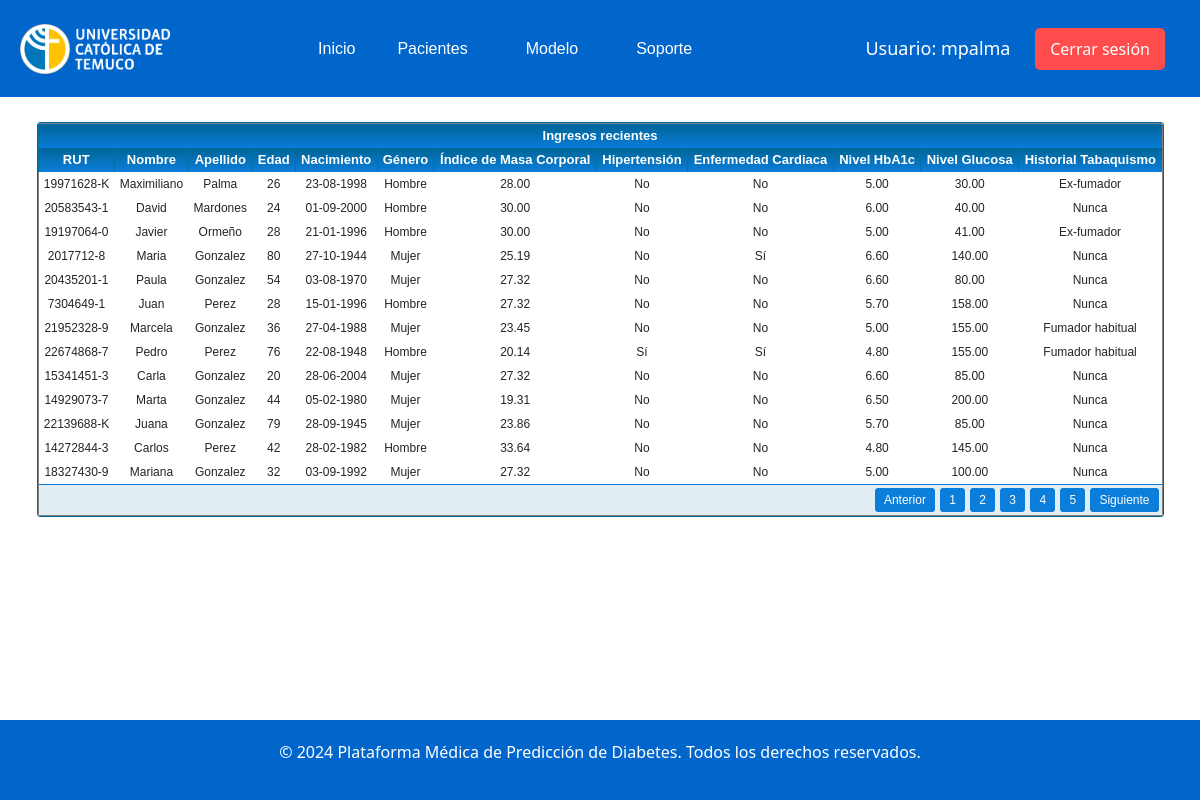
Page /index/ (signed in) on the committed database.
### appmodel/models.py (models this page shows, shortened)
class Paciente(models.Model):
    rut = models.CharField(max_length=12)
    nombre = models.CharField(max_length=100)
    apellido = models.CharField(max_length=100)
    edad = models.IntegerField()
    nacimiento = models.DateField()
    genero = models.IntegerField(choices=[(0, 'Mujer'), (1, 'Hombre'),  (2, 'Otro')])
    bmi = models.DecimalField(max_digits=5, decimal_places=2)
    hipertension = models.BooleanField()
    enfermedad_cardiaca = models.BooleanField()
    nivel_hba1c = models.DecimalField(max_digits=4, decimal_places=2)
    nivel_glucosa = models.DecimalField(max_digits=5, decimal_places=2)
    historial_tabaquismo = models.IntegerField(choices=[
        (0, 'Nunca'), (1, 'Ex-fumador'), (2, 'Fumador ocasional'), (3, 'Fumador habitual')
    ])

### appmodel/views.py (the view)
# urls.py: path('index/', login_required(views.index), name = 'index'),
@login_required
def index(request):
    pacientes = Paciente.objects.all()
    return render(request, 'index.html', {'pacientes': pacientes})

### appmodel/templates/index.html (shortened to what this page needs)
{% extends 'base.html' %}
{% block content %}
<head>
</head>
<div class="datagrid-container">
    <div class="datagrid">
        <table border="1">
            <thead>
                <tr>
                    <th colspan="12">Ingresos recientes</th>
                </tr>
                <tr>
                    <th>RUT</th>
                    <th>Nombre</th>
                    <th>Apellido</th>
                    <th>Edad</th>
                    <th>Nacimiento</th>
                    <th>Género</th>
                    <th>Índice de Masa Corporal</th>
                    <th>Hipertensión</th>
                    <th>Enfermedad Cardiaca</th>
                    <th>Nivel HbA1c</th>
                    <th>Nivel Glucosa</th>
                    <th>Historial Tabaquismo</th>
                </tr>
            </thead>
            <tbody>
                {% for paciente in pacientes %}
                <tr>
                    <td>{{ paciente.rut }}</td>
                    <td>{{ paciente.nombre }}</td>
                    <td>{{ paciente.apellido }}</td>
                    <td>{{ paciente.edad }}</td>
                    <td>{{ paciente.nacimiento|date:"d-m-Y" }}</td>
                    <td>
                        {% if paciente.genero == 1 %}
                            Hombre
                        {% elif paciente.genero == 0 %}
                            Mujer
                        {% else %}
                            Otro
                        {% endif %}
                    </td>
                    <td>{{ paciente.bmi }}</td>
                    <td>{{ paciente.hipertension|yesno:"Sí,No" }}</td>
                    <td>{{ paciente.enfermedad_cardiaca|yesno:"Sí,No" }}</td>
                    <td>{{ paciente.nivel_hba1c }}</td>
                    <td>{{ paciente.nivel_glucosa }}</td>
                    <td>
                        {% if paciente.historial_tabaquismo == 0 %}
                            Nunca
                        {% elif paciente.historial_tabaquismo == 1 %}
                            Ex-fumador
                        {% elif paciente.historial_tabaquismo == 2 %}
                            Fumador ocasional
                        {% else %}
                            Fumador habitual
                        {% endif %}
                    </td>
                </tr>
                {% empty %}
                <tr>
                    <td colspan="12">No hay pacientes registrados</td>
                </tr>
                {% endfor %}
            </tbody>
            <tfoot>
                <tr>
                    <td colspan="12">
                        <div id="paging">
                            <ul>
                                <li><a href="#"><span>Anterior</span></a></li>
                                <li><a href="#" class="active"><span>1</span></a></li>
                                <li><a href="#"><span>2</span></a></li>
                                <li><a href="#"><span>3</span></a></li>
                                <li><a href="#"><span>4</span></a></li>
                                <li><a href="#"><span>5</span></a></li>
                                <li><a href="#"><span>Siguiente</span></a></li>
                            </ul>
                        </div>
                    </td>
                </tr>
            </tfoot>
        </table>
    </div>
</div>
{% endblock %}

### appmodel/templates/base.html (shortened to what this page needs)
{% load static %}
<!DOCTYPE html>
<html lang="es">
<head>
    <link rel="stylesheet" href="{% static 'styles.css' %}">
    <link href="https://cdn.jsdelivr.net/npm/bootstrap@5.3.3/dist/css/bootstrap.min.css" rel="stylesheet">
    <link rel="stylesheet" href="https://code.jquery.com/ui/1.12.1/themes/base/jquery-ui.css">
</head>
<body>
    <header>
        <div class="logo">
            <img src="{% static 'logo_ici.png' %}" alt="Logo Universidad Católica de Temuco">
        </div>
        <nav>
            <ul>
                <a href="{% url 'index' %}"> <button class="button primary dropbtn" >Inicio</button> </a>
                <div class="dropdown">
                    <button class="dropbtn">Pacientes</button>
                </div>
                <div class="dropdown">
                    <button class="dropbtn">Modelo</button>
                </div>
                <a href="#"> <button class="button primary dropbtn" >Soporte</button> </a>
            </ul>
        </nav>
        <div class="user-info-container">
            <span>Usuario: {{ user.username}}</span>
            <a href="/logout" class="logout-button">Cerrar sesión</a>
        </div>
    </header>
    <body>
        {% block content %}
        {% endblock %}
    </body>
    <footer>
        {% if user.is_authenticated %}
            <p>&copy; 2024 Plataforma Médica de Predicción de Diabetes. Todos los derechos reservados.</p>
        {% else %}
            <p>&copy; 2024 Plataforma Médica de Predicción de Diabetes. Todos los derechos reservados. NO AUTENTICADO</p>
        {% endif %}
    </footer>
</body>
</html>

### appmodel/static/styles.css (style rules this page uses)
body { font-family: Arial, sans-serif; background-color: #f0f8ff; color: #333; margin: 0; padding: 0; padding-bottom: 100px; }
header { background-color: #0066cc; color: white; padding: 20px; display: flex; justify-content: space-between; align-items: center; }
footer { text-align: center; padding: 20px; background-color: #0066cc; color: white; position: fixed; width: 100%; bottom: 0; }
.user-info-container { background-color: #0066cc; padding: 15px; border-radius: 8px; display: inline-block; color: white; font-size: 18px; }
.user-info-container span { margin-right: 20px; }
.logout-button { background-color: #ff4c4c; color: white; padding: 10px 15px; border: none; border-radius: 5px; text-decoration: none; font-size: 16px; cursor: pointer; transition: background-color 0.3s ease; }
.logo img { height: 50px; }
nav ul { list-style-type: none; margin: 0; padding: 0; display: flex; }
.button { border: none; color: white; padding: 14px 28px; cursor: pointer; border-radius: 5px; margin-right: 10px; font-family: 'Arial', sans-serif; font-size: 16px; transition: background-color 0.3s ease; }
.primary { background-color: #0066cc; }
.dropbtn { background-color: #0066cc; color: white; padding: 16px; font-size: 16px; border: none; transition: background-color 0.3s ease; cursor: pointer; border-radius: 5px; margin-right: 10px; font-family: 'Arial', sans-serif; }
.dropdown { position: relative; display: inline-block; transition: background-color 0.3s ease; cursor: pointer; border-radius: 5px; margin-right: 16px; font-family: 'Arial', sans-serif; font-size: 16px; }
.datagrid-container { display: flex; justify-content: space-between; margin: 25px; gap: 2%; }
.datagrid { font: normal 12px/150% Arial, Helvetica, sans-serif; background: #fff; overflow: hidden; border: 1px solid #006699; -webkit-border-radius: 3px; -moz-border-radius: 3px; border-radius: 3px; display: inline-block; flex: 1; margin: 0 1%; }
.datagrid table { width: 100%; border-collapse: collapse; text-align: center; }
.datagrid table td, .datagrid table th { padding: 3px 5px; }
.datagrid table thead th { background: -webkit-gradient(linear, left top, left bottom, color-stop(0.05, #006699), color-stop(1, #0b7dda)); background: -moz-linear-gradient(center top, #006699 5%, #00557F 100%); filter: progid:DXImageTransform.Microsoft.gradient(startColorstr='#006699', endColorstr='#00557F'); background-color: #006699; color: #FFFFFF; font-size: 13px; font-weight: bold; border-left: 1px solid #0070A8; }
.datagrid table tfoot td div { border-top: 1px solid #0b7dda; background: #E1EEF4; }
.datagrid table tfoot td { padding: 0; font-size: 12px; }
.datagrid table tfoot td div { padding: 2px; }
.datagrid table tfoot td ul { margin: 0; padding: 0; list-style: none; text-align: right; }
.datagrid table tfoot li { display: inline; }
.datagrid table tfoot li a { text-decoration: none; display: inline-block; padding: 2px 8px; margin: 1px; color: #FFFFFF; border: 1px solid #0b7dda; -webkit-border-radius: 3px; -moz-border-radius: 3px; border-radius: 3px; background: -webkit-gradient(linear, left top, left bottom, color-stop(0.05, #0b7dda), color-stop(1, #0b7dda)); background: -moz-linear-gradient(center top, #0b7dda 5%, #0b7dda 100%); filter: progid:DXImageTransform.Microsoft.gradient(startColorstr='#006699', endColorstr='#00557F'); background-color: #0b7dda; }
ul { text-align: left; }

### rows in the picture
Paciente: rut "19971628-K", nombre "Maximiliano", apellido "Palma", edad "26", nacimiento "23-08-1998", genero "Hombre", bmi "28.00", hipertension "No", enfermedad_cardiaca "No", nivel_hba1c "5.00", nivel_glucosa "30.00", historial_tabaquismo "Ex-fumador"
Paciente: rut "20583543-1", nombre "David", apellido "Mardones", edad "24", nacimiento "01-09-2000", genero "Hombre", bmi "30.00", hipertension "No", enfermedad_cardiaca "No", nivel_hba1c "6.00", nivel_glucosa "40.00", historial_tabaquismo "Nunca"
Paciente: rut "19197064-0", nombre "Javier", apellido "Ormeño", edad "28", nacimiento "21-01-1996", genero "Hombre", bmi "30.00", hipertension "No", enfermedad_cardiaca "No", nivel_hba1c "5.00", nivel_glucosa "41.00", historial_tabaquismo "Ex-fumador"
Paciente: rut "2017712-8", nombre "Maria", apellido "Gonzalez", edad "80", nacimiento "27-10-1944", genero "Mujer", bmi "25.19", hipertension "No", enfermedad_cardiaca "Sí", nivel_hba1c "6.60", nivel_glucosa "140.00", historial_tabaquismo "Nunca"
Paciente: rut "20435201-1", nombre "Paula", apellido "Gonzalez", edad "54", nacimiento "03-08-1970", genero "Mujer", bmi "27.32", hipertension "No", enfermedad_cardiaca "No", nivel_hba1c "6.60", nivel_glucosa "80.00", historial_tabaquismo "Nunca"
Paciente: rut "7304649-1", nombre "Juan", apellido "Perez", edad "28", nacimiento "15-01-1996", genero "Hombre", bmi "27.32", hipertension "No", enfermedad_cardiaca "No", nivel_hba1c "5.70", nivel_glucosa "158.00", historial_tabaquismo "Nunca"
Paciente: rut "21952328-9", nombre "Marcela", apellido "Gonzalez", edad "36", nacimiento "27-04-1988", genero "Mujer", bmi "23.45", hipertension "No", enfermedad_cardiaca "No", nivel_hba1c "5.00", nivel_glucosa "155.00", historial_tabaquismo "Fumador habitual"
Paciente: rut "22674868-7", nombre "Pedro", apellido "Perez", edad "76", nacimiento "22-08-1948", genero "Hombre", bmi "20.14", hipertension "Sí", enfermedad_cardiaca "Sí", nivel_hba1c "4.80", nivel_glucosa "155.00", historial_tabaquismo "Fumador habitual"
Paciente: rut "15341451-3", nombre "Carla", apellido "Gonzalez", edad "20", nacimiento "28-06-2004", genero "Mujer", bmi "27.32", hipertension "No", enfermedad_cardiaca "No", nivel_hba1c "6.60", nivel_glucosa "85.00", historial_tabaquismo "Nunca"
Paciente: rut "14929073-7", nombre "Marta", apellido "Gonzalez", edad "44", nacimiento "05-02-1980", genero "Mujer", bmi "19.31", hipertension "No", enfermedad_cardiaca "No", nivel_hba1c "6.50", nivel_glucosa "200.00", historial_tabaquismo "Nunca"
Paciente: rut "22139688-K", nombre "Juana", apellido "Gonzalez", edad "79", nacimiento "28-09-1945", genero "Mujer", bmi "23.86", hipertension "No", enfermedad_cardiaca "No", nivel_hba1c "5.70", nivel_glucosa "85.00", historial_tabaquismo "Nunca"
Paciente: rut "14272844-3", nombre "Carlos", apellido "Perez", edad "42", nacimiento "28-02-1982", genero "Hombre", bmi "33.64", hipertension "No", enfermedad_cardiaca "No", nivel_hba1c "4.80", nivel_glucosa "145.00", historial_tabaquismo "Nunca"
Paciente: rut "18327430-9", nombre "Mariana", apellido "Gonzalez", edad "32", nacimiento "03-09-1992", genero "Mujer", bmi "27.32", hipertension "No", enfermedad_cardiaca "No", nivel_hba1c "5.00", nivel_glucosa "100.00", historial_tabaquismo "Nunca"

### other values in the picture
{{ user.username }} "mpalma"
